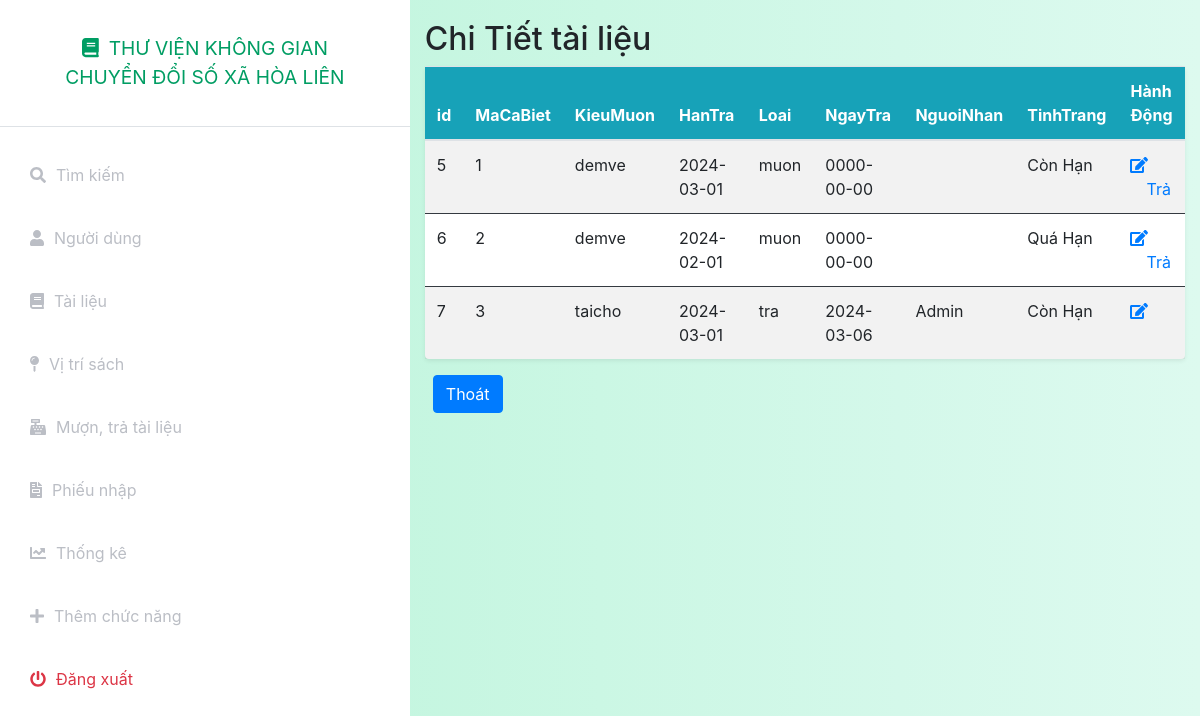
The app's page /index.php?controller=rent&action=rentinfo&ID_MuonTra=18 (signed in) with its own data.
### tables this page shows
CREATE TABLE `chitietmt` (
  `id` int(11) NOT NULL,
  `ID_MuonTra` int(11) NOT NULL,
  `MaCaBiet` int(11) NOT NULL,
  `KieuMuon` varchar(10) NOT NULL,
  `HanTra` date NOT NULL,
  `Loai` varchar(11) NOT NULL,
  `NgayTra` date NOT NULL,
  `NguoiNhan` text NOT NULL
);

### index.php (called while the page is built, shortened)
<?php
include_once('models/Auth.php');
$action = isset($_GET['action']) ? $_GET['action'] : 'index';
$object = new $classController();
$object->$action();
?>

### config.php (called while the page is built, shortened)
<?php
function getalldata($query)
{
    global $connect;
    $result=mysqli_query($connect,$query);
    if(mysqli_num_rows($result)>0)
        return mysqli_fetch_all($result,MYSQLI_ASSOC);
    else
        return false;
}
function getonedata($query)
{
    global $connect;
    $result=mysqli_query($connect,$query);
    if($result&&mysqli_num_rows($result)==1)
        return mysqli_fetch_assoc($result);
    else
        return false;
}
?>

### models/User.php (called while the page is built, shortened)
<?php
include_once('./config.php');
class User
{
    public static function show($idoruser)
    {
        $query = "select * from nguoidung where id = '$idoruser' or Username = '$idoruser'";
        $data = getonedata($query);
        return $data;
    }
}

### models/Auth.php (called while the page is built, shortened)
<?php
include_once('./config.php');
include_once('User.php');
class Auth
{
    private static $ChucDanh = null;
    public static function isAdmin()
    {
        if(self::isLogin())
        {
            if (self::$ChucDanh == 'admin')
                return true;
            else
                return false;
        }
        else
        {
            return false;
        }
    }
    public static function isLogin()
    {
        if (isset($_SESSION['token']) && isset($_SESSION['Username'])) {
            $data = User::show($_SESSION['Username']);
            if($data)
            {
                if($data['token'] == $_SESSION['token'])
                {
                    self::$ChucDanh = $data['ChucDanh'];
                    return true;
                }
            }
            else
            {
                return false;
            }
        } else
            return false;
    }
}

### models/RentDetail.php (called while the page is built, shortened)
<?php
include_once('./config.php');
class RentDetail
{
    public static function find($ID_MuonTra)
    {
        $query = "select * from chitietmt where ID_MuonTra = $ID_MuonTra";
        $data = getalldata($query);
        return $data;
    }
}

### views/rent/rentinfo.php (the view)
<?php include_once('././assets/layouts/header.php'); ?>
<?php include_once('././assets/layouts/siderbar.php'); ?>
<div class="container-fluid" style="padding-top:20px">
    <h2>Chi Tiết tài liệu</h2>
    <table class="table table-striped bg-white rounded shadow-sm  table-hover">
        <thead class="bg-info text-white">
            <tr class="border-dark">
                <th>id</th>
                <th>MaCaBiet</th>
                <th>KieuMuon</th>
                <th>HanTra</th>
                <th>Loai</th>
                <th>NgayTra</th>
                <th>NguoiNhan</th>
                <th>TinhTrang</th>
                <th>Hành Động</th>
            </tr>
        </thead>
        <tbody>
            <?php
            if (isset($data) && is_array($data)) {
                foreach ($data as $rent) {
                    echo "<tr>";
                    echo "<td class=\"border-dark\" scope=\"row\">" . $rent['id'] . "</td>";
                    echo "<td class=\"border-dark\">" . $rent['MaCaBiet'] . "</td>";
                    echo "<td class=\"border-dark\">" . $rent['KieuMuon'] . "</td>";
                    echo "<td class=\"border-dark\">" . $rent['HanTra'] . "</td>";
                    echo "<td class=\"border-dark\">" . $rent['Loai'] . "</td>";
                    echo "<td class=\"border-dark\">" . $rent['NgayTra'] . "</td>";
                    echo "<td class=\"border-dark\">" . $rent['NguoiNhan'] . "</td>";
                    echo "<td class=\"border-dark\">" .(date("Y-m-d") < date("Y-m-d",strtotime($rent['HanTra']))?"Còn Hạn":"Quá Hạn"). "</td>";
                    echo '<td class="border-dark">';
                    echo '<a href="index.php?controller=rent&action=edit&id=' . $rent['id'] .'&ID_MuonTra='.$_GET['ID_MuonTra']. '"><i class="fas fa-edit"></i></a>';
                    echo $rent['Loai']=="muon"?'<a class="ml-3" href="index.php?controller=rent&action=return&id=' . $rent['id'].'&ID_MuonTra='.$_GET['ID_MuonTra'] . '">Trả</a>':"";
                    echo "</tr>";
                }
            }
            ?>
    </table>
    <a name="" id="" class="btn btn-primary ml-2" href="index.php?controller=rent" role="button">Thoát</a>
</div>
<?php include_once('././assets/layouts/footer.php'); ?>

### assets/css/styles.css (style rules this page uses)
:root { --main-bg-color: #009d63; --main-text-color: #009d63; --second-text-color: #bbbec5; --second-bg-color: #c1efde; }

### records on screen
chitietmt: id "5", MaCaBiet "1", KieuMuon "demve", HanTra "2024-03-01", Loai "muon", NgayTra "0000-00-00", shows "Còn Hạn"
chitietmt: id "6", MaCaBiet "2", KieuMuon "demve", HanTra "2024-02-01", Loai "muon", NgayTra "0000-00-00", shows "Quá Hạn"
chitietmt: id "7", MaCaBiet "3", KieuMuon "taicho", HanTra "2024-03-01", Loai "tra", NgayTra "2024-03-06", NguoiNhan "Admin", shows "Còn Hạn"
